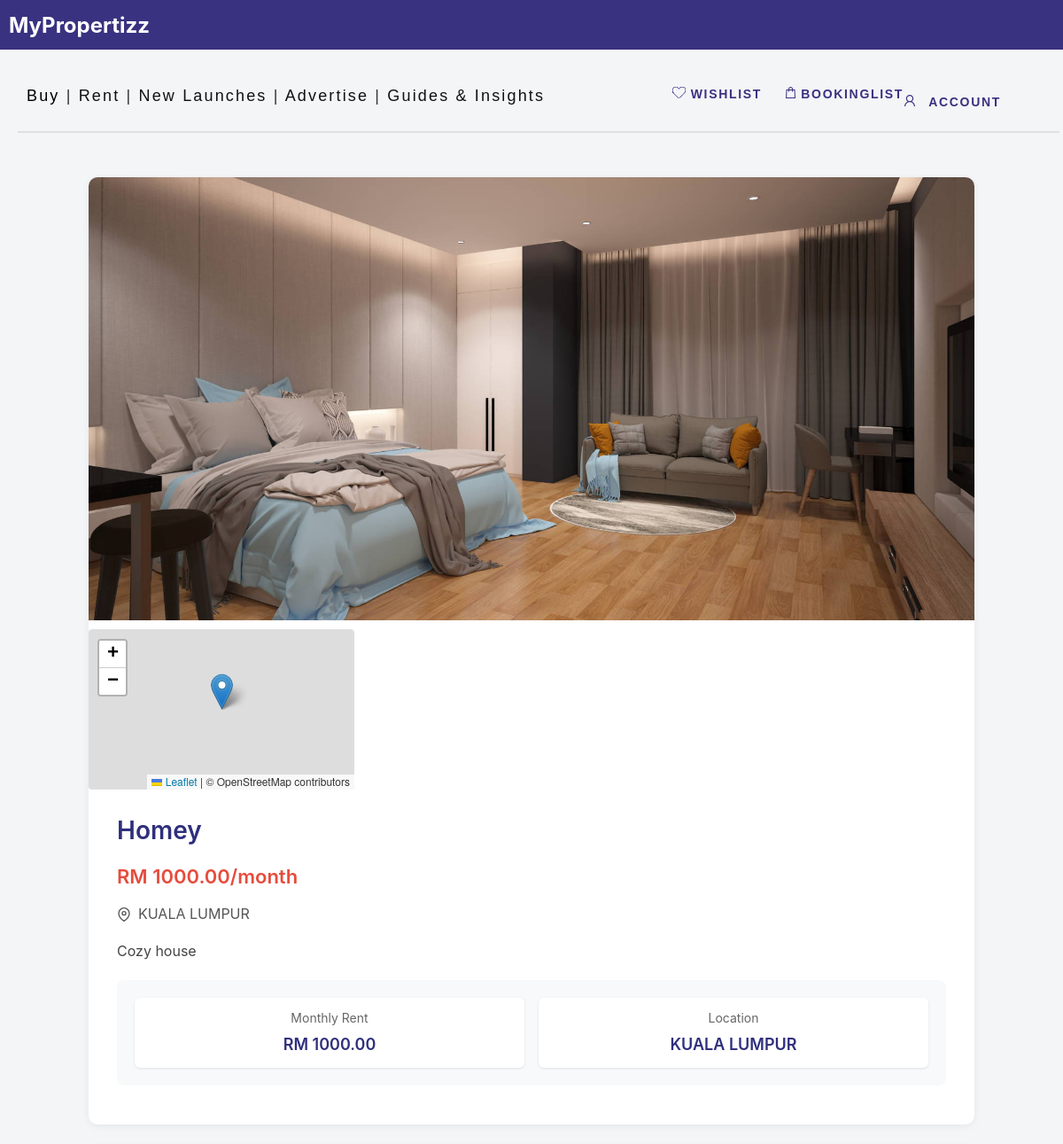
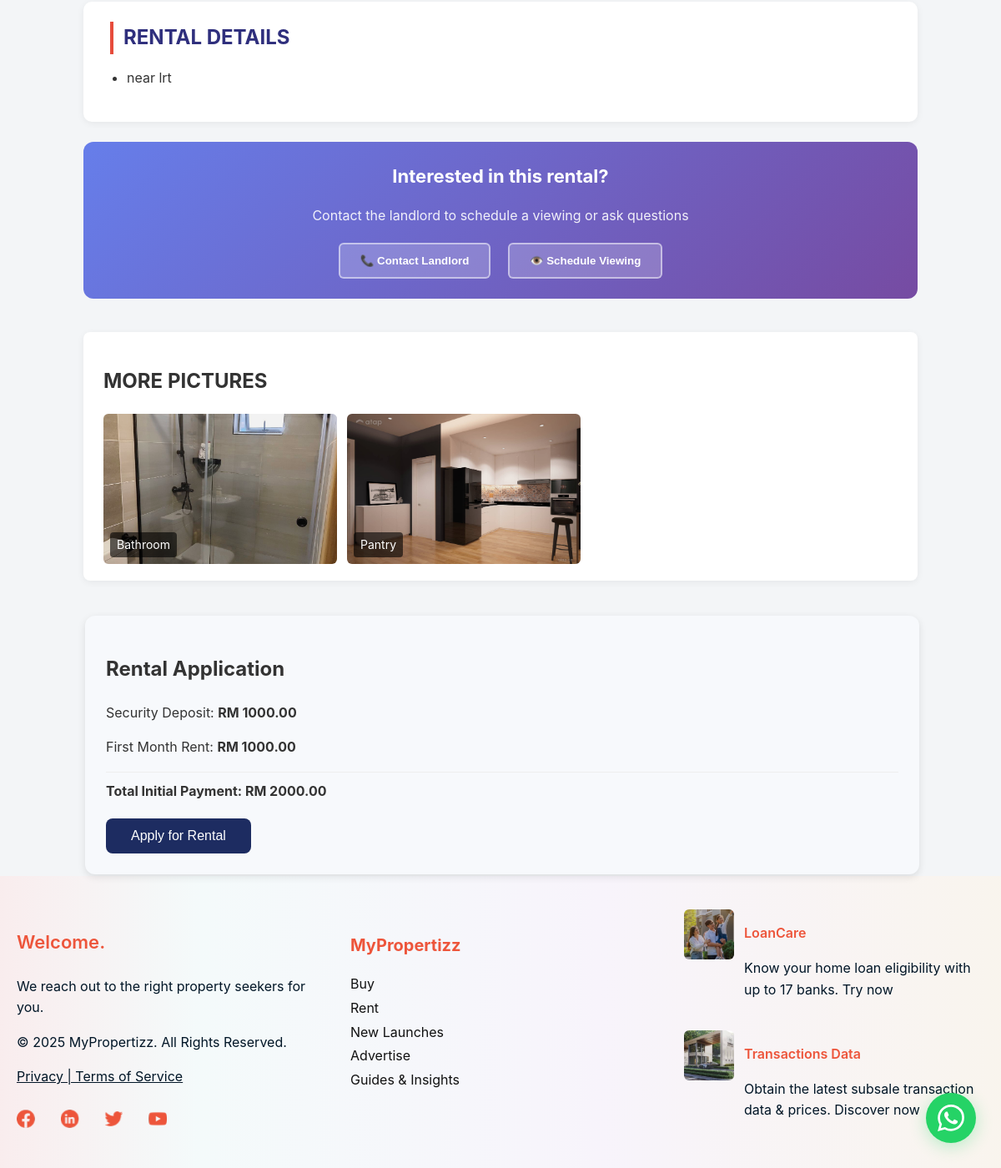
Screenshot of /rent/property/22/ with the database file from the repository (2 pictures, top to bottom).
### proplistpage/models.py (models this page shows, shortened)
class Property(models.Model):
    LOCATION_CHOICES = [
        ('KUALA LUMPUR', 'Kuala Lumpur'),
        ('SELANGOR', 'Selangor'),
        ('PENANG', 'Penang'),
        ('OTHERS', 'Others'),
    ]
    PROPERTY_TYPE_CHOICES = [
        ('sale', 'For Sale'),
        ('rent', 'For Rent'),
    ]
    user = models.ForeignKey(User, on_delete=models.CASCADE)  # 🔥 Add this line
    title = models.CharField(max_length=100)
    location = models.CharField(max_length=100, choices=LOCATION_CHOICES)
    price = models.DecimalField(max_digits=10, decimal_places=2)
    description = models.TextField()
    address = models.CharField(max_length=200, blank=True)
    detail = models.TextField(blank=True)
    image = models.ImageField(upload_to='property_images/')
    type = models.CharField(max_length=10, choices=PROPERTY_TYPE_CHOICES, default='sale')
    is_booked = models.BooleanField(default=False)
    created_at = models.DateTimeField(auto_now_add=True)

class PropertyImage(models.Model):
    property = models.ForeignKey(Property, related_name='extra_images', on_delete=models.CASCADE)
    image    = models.ImageField(upload_to='property_images/details/')
    caption  = models.CharField(max_length=100, blank=True)
    created_at = models.DateTimeField(auto_now_add=True)

### rentlistpage/views.py (the view)
# urls.py: path('property/<int:property_id>/', views.rent_detail, name='rent-detail'),
def rent_detail(request, property_id):
    property_obj = get_object_or_404(Property, id=property_id, type="rent")
    context = {
        'property': property_obj,
    }
    return render(request, 'rent_detail.html', context)

### rentlistpage/templates/rent_detail.html (shortened to what this page needs)
{% load static %}
<!DOCTYPE html>
<html lang="en">
<head>
  <link rel="stylesheet" href="{% static 'css/style.css' %}">
  <link rel="stylesheet" href="{% static 'main/style.css' %}">
  <link rel="stylesheet" href="{% static 'loan_calculator/style.css' %}">
  <link rel="stylesheet" href="{% static 'css/whatsapp.css' %}">
<link rel="stylesheet" href="https://cdnjs.cloudflare.com/ajax/libs/leaflet/1.9.4/leaflet.css" />
</head>
<body>
 {% include 'header.html' %}
  <div class="detail-container">
<div class="detail-top-card">
  <div class="top-image-wrapper">
    {% if property.image %}
      <img src="{{ property.image.url }}" alt="{{ property.title }}" class="main-image">
    {% else %}
      <div style="width:100%; height:450px; background:#ddd; display:flex; align-items:center; justify-content:center; color:#666;">
        No Image Available
      </div>
    {% endif %}
    <div class="map-container">
      <div id="propertyMap"></div>
    </div>
  </div>
      <div class="top-info">
        <h1>{{ property.title }}</h1>
        <p class="price">RM {{ property.price|floatformat:2 }}/month</p>
        <div class="location">
          <svg width="16" height="16" viewBox="0 0 24 24" fill="none" stroke="currentColor" stroke-width="2">
            <path d="M21 10c0 7-9 13-9 13s-9-6-9-13a9 9 0 0 1 18 0z"></path>
            <circle cx="12" cy="10" r="3"></circle>
          </svg>
          <span>{{ property.location }}</span>
        </div>
        <p class="short-desc">{{ property.description }}</p>
        <div class="rental-highlights">
          <div class="highlight-item">
            <div class="label">Monthly Rent</div>
            <div class="value">RM {{ property.price|floatformat:2 }}</div>
          </div>
          <div class="highlight-item">
            <div class="label">Location</div>
            <div class="value">{{ property.location }}</div>
          </div>
        </div>
      </div>
    </div>
    <div class="detail-info-card">
      <h2>RENTAL DETAILS</h2>
      {% if property.detail %}
        <ul class="detail-list">
          {% for line in property.detail.splitlines %}
            {% if line %}
              <li>{{ line }}</li>
            {% endif %}
          {% endfor %}
        </ul>
      {% else %}
        <p style="color:#777;">No detailed information available.</p>
      {% endif %}
    </div>
    <div class="contact-landlord-card">
      <h3>Interested in this rental?</h3>
      <p>Contact the landlord to schedule a viewing or ask questions</p>
      <button class="contact-btn" onclick="contactLandlord()">📞 Contact Landlord</button>
      <button class="contact-btn" onclick="scheduleViewing()">👁️ Schedule Viewing</button>
    </div>
    <div class="detail-gallery-card">
      <h2>MORE PICTURES</h2>
      <div class="detail-gallery">
        {% for img in property.extra_images.all %}
          <div class="gallery-item">
            <img src="{{ img.image.url }}" alt="{{ img.caption }}">
            {% if img.caption %}
              <div class="caption">{{ img.caption }}</div>
            {% endif %}
          </div>
        {% empty %}
          <p style="color:#777;">No additional pictures available.</p>
        {% endfor %}
      </div>
    </div>
    <div class="container1 rent-container">
      <div class="card">
        <h2>Rental Application</h2>
        <p>Security Deposit: <strong>RM {{ property.price|floatformat:2 }}</strong></p>
        <p>First Month Rent: <strong>RM {{ property.price|floatformat:2 }}</strong></p>
        <p style="border-top: 1px solid #eee; padding-top: 10px; margin-top: 15px;">
          <strong>Total Initial Payment: RM {{ property.price|add:property.price|floatformat:2 }}</strong>
        </p>
        <button id="proceedBtn" class="button-reset">Apply for Rental</button>
      </div>
    </div>
    <a href="https://chat.whatsapp.com/FcEXEgY7TSTKzVll3Rjk3L"
       class="whatsapp-float"
       target="_blank"
       rel="noopener noreferrer">
    </a>
  </div>
{% include 'footer.html' %}
</body>
</html>

### proplistpage/static/css/style.css (style rules this page uses)
body { margin: 0; padding: 0; overflow-x: hidden; }
.map-container { width: 30%; height: 180px; margin-top: 10px; border-top: 1px solid #e0e0e0; border-radius: 4px; overflow: hidden; }
#propertyMap { width: 100%; height: 100%; }

### main/static/main/style.css (style rules this page uses)
body { font-family: 'Segoe UI', Tahoma, Geneva, Verdana, sans-serif; background-color: #f4f7f9; margin: 0; padding: 0; }

### loan_calculator/static/loan_calculator/style.css (style rules this page uses)
body { font-family: 'Segoe UI', Tahoma, Geneva, Verdana, sans-serif; background-color: #ffffff; color: #333; margin: 0; padding: 0; }
.container1 { display: flex; flex-direction: row; flex-wrap: wrap; justify-content: center; gap: 40px; margin: -8px; padding: 10px; max-width: 1100px; width: 1000px; }
.rent-container .card { width: 950px; background: #f7f9fc; padding: 25px; border-radius: 12px; box-shadow: 0 3px 10px rgba(0, 0, 0, 0.1); }
h1 { font-size: 2rem; color: #7d7676; margin-bottom: 20px; }
.button-reset { background-color: #1d2c61; color: white; border: none; padding: 12px 30px; font-size: 1rem; border-radius: 8px; cursor: pointer; margin-top: 20px; display: block; }

### proplistpage/static/css/whatsapp.css (style rules this page uses)
.whatsapp-float { position: fixed; width: 60px; height: 60px; bottom: 30px; right: 30px; background-color: #25D366; color: #FFF; border-radius: 50%; text-align: center; font-size: 30px; box-shadow: 0 4px 20px rgba(37, 211, 102, 0.3); z-index: 1000; cursor: pointer; transition: all 0.3s ease; display: flex; align-items: center; justify-content: center; text-decoration: none; animation: pulse 2s infinite; }
.whatsapp-icon { width: 32px; height: 32px; fill: white; }
.whatsapp-float::before { content: "Chat with us on WhatsApp"; position: absolute; right: 70px; top: 50%; transform: translateY(-50%); background-color: #333; color: white; padding: 8px 12px; border-radius: 6px; font-size: 14px; white-space: nowrap; opacity: 0; visibility: hidden; transition: all 0.3s ease; font-family: "Inter", sans-serif; }
.whatsapp-float::after { content: ""; position: absolute; right: 60px; top: 50%; transform: translateY(-50%); width: 0; height: 0; border-left: 8px solid #333; border-top: 8px solid transparent; border-bottom: 8px solid transparent; opacity: 0; visibility: hidden; transition: all 0.3s ease; }

### rows the page displays
Property: image (picture), title "Homey", price "1000.00", location "KUALA LUMPUR", description "Cozy house", splitlines "near lrt", price|add "2000.00"
PropertyImage: image (picture), caption "Bathroom"
PropertyImage: image (picture), caption "Pantry"
